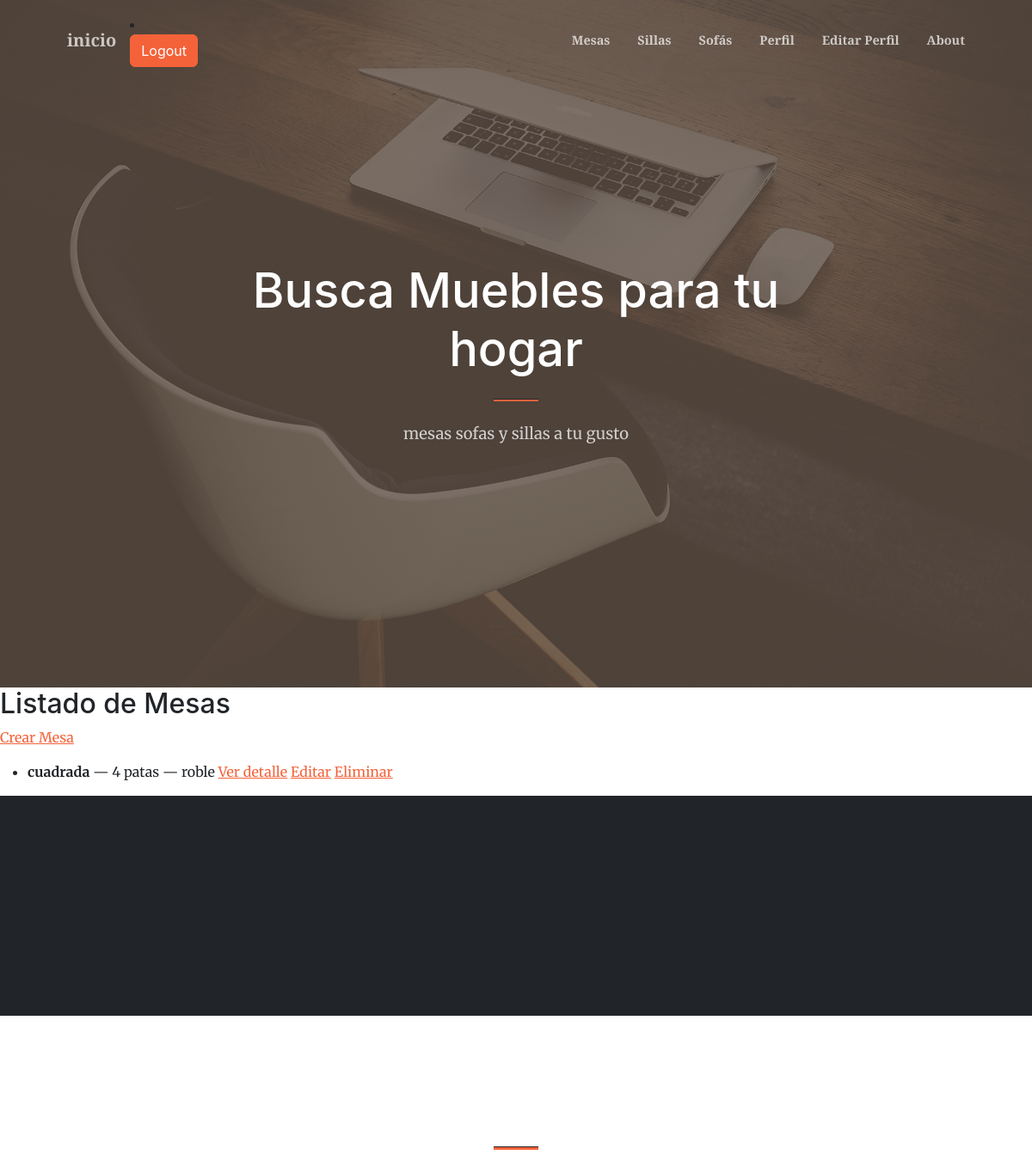
The app's page /mesas/ (signed in) with its own data.
### mi_primer_app/models.py (models this page shows)
class Mesa(models.Model):
    forma             = models.CharField(max_length=50)
    cantidad_patas    = models.IntegerField()
    color             = models.CharField(max_length=50)
    fecha             = models.DateField()

### mi_primer_app/views.py (the view)
# urls.py: path('mesas/', MesaListView.as_view(), name='mesa-lista'),
class MesaListView(ListView):
    model = Mesa
    template_name = 'mi_primer_app/mesa_lista.html'
    context_object_name = 'mesas'

### mi_primer_app/templates/mi_primer_app/mesa_lista.html
{% extends "padre.html" %}
{% block content %}
  <h2>Listado de Mesas</h2>
  <p><a href="{% url 'mesa-crear' %}">Crear Mesa</a></p>
  <ul>
    {% for mesa in mesas %}
      <li>
        <strong>{{ mesa.forma }}</strong> — {{ mesa.cantidad_patas }} patas — {{ mesa.color }}
        <a href="{% url 'mesa-detalle' mesa.pk %}">Ver detalle</a>
        <a href="{% url 'mesa-actualizar' mesa.pk %}">Editar</a>
        <a href="{% url 'mesa-borrar' mesa.pk %}">Eliminar</a>
      </li>
    {% empty %}
      <li>No hay mesas disponibles.</li>
    {% endfor %}
  </ul>
{% endblock %}

### records on screen
Mesa: forma "cuadrada", cantidad_patas "4", color "roble"
